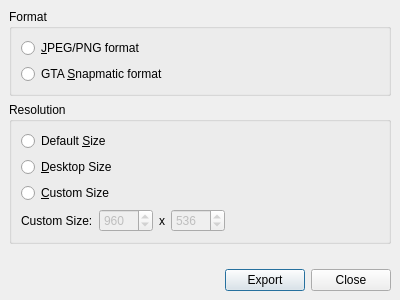
<?xml version="1.0" encoding="UTF-8"?>
<ui version="4.0">
 <class>ExportDialog</class>
 <widget class="QDialog" name="ExportDialog">
  <property name="geometry">
   <rect>
    <x>0</x>
    <y>0</y>
    <width>400</width>
    <height>300</height>
   </rect>
  </property>
  <property name="windowTitle">
   <string>Dialog</string>
  </property>
  <layout class="QVBoxLayout" name="vlExport">
   <property name="leftMargin">
    <number>0</number>
   </property>
   <property name="topMargin">
    <number>0</number>
   </property>
   <property name="rightMargin">
    <number>0</number>
   </property>
   <property name="bottomMargin">
    <number>0</number>
   </property>
   <item>
    <widget class="QStackedWidget" name="swExport">
     <property name="sizePolicy">
      <sizepolicy hsizetype="Expanding" vsizetype="Expanding">
       <horstretch>0</horstretch>
       <verstretch>0</verstretch>
      </sizepolicy>
     </property>
     <widget class="QWidget" name="pageSnapmatic">
      <layout class="QVBoxLayout" name="vlSnapmatic">
       <item>
        <widget class="QGroupBox" name="gbSnapmaticFormat">
         <property name="title">
          <string>Format</string>
         </property>
         <layout class="QVBoxLayout" name="verticalLayout">
          <item>
           <widget class="QRadioButton" name="rbSystemPicture">
            <property name="text">
             <string>&amp;JPEG/PNG format</string>
            </property>
           </widget>
          </item>
          <item>
           <widget class="QRadioButton" name="rbSnapmaticPicture">
            <property name="text">
             <string>GTA &amp;Snapmatic format</string>
            </property>
           </widget>
          </item>
         </layout>
        </widget>
       </item>
       <item>
        <widget class="QGroupBox" name="gbSnapmaticResolution">
         <property name="title">
          <string>Resolution</string>
         </property>
         <layout class="QVBoxLayout" name="verticalLayout_2">
          <item>
           <widget class="QRadioButton" name="rbSnapmaticDefaultSize">
            <property name="text">
             <string>Default &amp;Size</string>
            </property>
           </widget>
          </item>
          <item>
           <widget class="QRadioButton" name="rbSnapmaticDesktopSize">
            <property name="text">
             <string>&amp;Desktop Size</string>
            </property>
           </widget>
          </item>
          <item>
           <widget class="QRadioButton" name="rbSnapmaticCustomSize">
            <property name="text">
             <string>&amp;Custom Size</string>
            </property>
           </widget>
          </item>
          <item>
           <layout class="QHBoxLayout" name="hlSnapmaticResolution">
            <item>
             <widget class="QLabel" name="labSnapmaticResolutionSize">
              <property name="text">
               <string>Custom Size:</string>
              </property>
             </widget>
            </item>
            <item>
             <widget class="QSpinBox" name="sbSnapmaticResoulutionWidth">
              <property name="enabled">
               <bool>false</bool>
              </property>
              <property name="minimum">
               <number>1</number>
              </property>
              <property name="maximum">
               <number>3840</number>
              </property>
              <property name="value">
               <number>960</number>
              </property>
             </widget>
            </item>
            <item>
             <widget class="QLabel" name="labSnapmaticResolutionSizeX">
              <property name="text">
               <string>x</string>
              </property>
             </widget>
            </item>
            <item>
             <widget class="QSpinBox" name="sbSnapmaticResoulutionHeight">
              <property name="enabled">
               <bool>false</bool>
              </property>
              <property name="minimum">
               <number>1</number>
              </property>
              <property name="maximum">
               <number>2160</number>
              </property>
              <property name="value">
               <number>536</number>
              </property>
             </widget>
            </item>
            <item>
             <spacer name="hsSnapmaticResolution">
              <property name="orientation">
               <enum>Qt::Horizontal</enum>
              </property>
              <property name="sizeHint" stdset="0">
               <size>
                <width>0</width>
                <height>0</height>
               </size>
              </property>
             </spacer>
            </item>
           </layout>
          </item>
         </layout>
        </widget>
       </item>
       <item>
        <spacer name="vsSnapmatic">
         <property name="orientation">
          <enum>Qt::Vertical</enum>
         </property>
         <property name="sizeHint" stdset="0">
          <size>
           <width>0</width>
           <height>0</height>
          </size>
         </property>
        </spacer>
       </item>
       <item>
        <layout class="QHBoxLayout" name="hlSnapmaticButtons">
         <item>
          <spacer name="hsSnapmaticButtons">
           <property name="orientation">
            <enum>Qt::Horizontal</enum>
           </property>
           <property name="sizeHint" stdset="0">
            <size>
             <width>0</width>
             <height>0</height>
            </size>
           </property>
          </spacer>
         </item>
         <item>
          <widget class="QPushButton" name="cmdSnapmaticExport">
           <property name="text">
            <string>Export</string>
           </property>
          </widget>
         </item>
         <item>
          <widget class="QPushButton" name="cmdSnapmaticClose">
           <property name="text">
            <string>Close</string>
           </property>
          </widget>
         </item>
        </layout>
       </item>
      </layout>
     </widget>
     <widget class="QWidget" name="pageSavegame"/>
    </widget>
   </item>
  </layout>
 </widget>
 <resources/>
 <connections/>
</ui>
